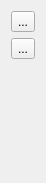
<?xml version="1.0" encoding="UTF-8"?>
<ui version="4.0">
 <class>Dock_position</class>
 <widget class="QWidget" name="Dock_position">
  <property name="geometry">
   <rect>
    <x>0</x>
    <y>0</y>
    <width>44</width>
    <height>183</height>
   </rect>
  </property>
  <property name="sizePolicy">
   <sizepolicy hsizetype="Fixed" vsizetype="Preferred">
    <horstretch>0</horstretch>
    <verstretch>0</verstretch>
   </sizepolicy>
  </property>
  <layout class="QVBoxLayout" name="buttons_layout">
   <item>
    <widget class="QToolButton" name="btn_show">
     <property name="maximumSize">
      <size>
       <width>32</width>
       <height>32</height>
      </size>
     </property>
     <property name="text">
      <string>...</string>
     </property>
     <property name="checkable">
      <bool>true</bool>
     </property>
    </widget>
   </item>
   <item>
    <widget class="QToolButton" name="btn_get_area">
     <property name="text">
      <string>...</string>
     </property>
    </widget>
   </item>
   <item>
    <spacer name="verticalSpacer">
     <property name="orientation">
      <enum>Qt::Orientation::Vertical</enum>
     </property>
     <property name="sizeHint" stdset="0">
      <size>
       <width>20</width>
       <height>133</height>
      </size>
     </property>
    </spacer>
   </item>
  </layout>
 </widget>
 <tabstops>
  <tabstop>btn_show</tabstop>
 </tabstops>
 <resources/>
 <connections/>
</ui>
